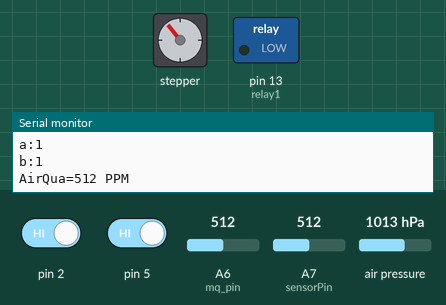
The sketch below on a simulated Arduino Nano, built with avr-gcc and run on an emulated ATmega328P. Shown: stepper motor, switched loads named in the sketch (green lamp = pin HIGH), the last lines printed to the serial monitor. Wiring (inferred from the names in the program): stepper motor driver (200 steps per turn assumed): step pin 7; direction pin 6. Inputs (shaded band) come from the test bench; at power-on: A7 (sensorPin) = 512, pin 2 HIGH, air pressure 1013 hPa, pin 5 HIGH, A6 (mq_pin) = 512. Pins used as bus, display or sensor lines are not drawn.

Above: at 1.29 s.
1.3 s: A7 (sensorPin) set to 0
At 2.06 s:
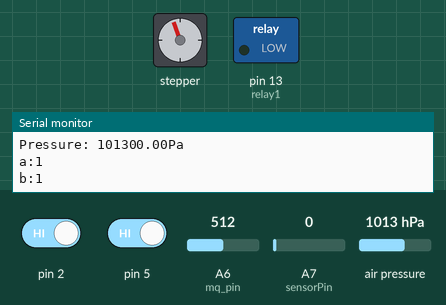
4.3 s: pin 2 driven LOW
At 4.9 s:
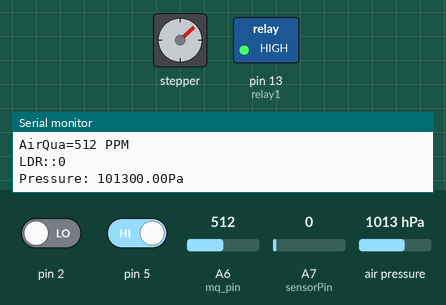
5.8 s: A7 (sensorPin) set to 89
8.8 s: A7 (sensorPin) set to 106
At 9.38 s:
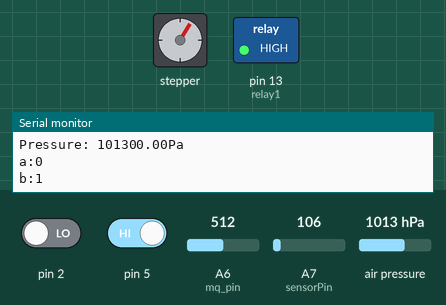
11.8 s: air pressure set to 952 hPa
14.8 s: pin 5 driven LOW
At 15.4 s:
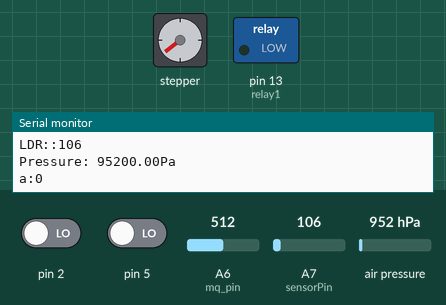
Timing chart, 0 to 17.3 s (numbered marks = the images above; inputs shaded):
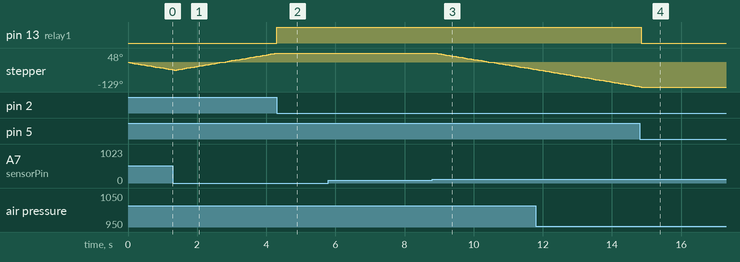

Measured:
- the behaviour switches between 100 and 101 on A7 (sensorPin) (found by bisection; images 2 and 3)
- after the input at 4.3 s, pin 13 (relay1): LOW → HIGH at once; stepper: goes on until 4.3 s, then stays 48°
- after the input at 8.8 s, stepper: keeps turning counter-clockwise at about 29°/s, starting after 0.08 s
- after the input at 14.8 s, pin 13 (relay1): HIGH → LOW at once; stepper: goes on until 14.8 s, then stays -129°

The sketch:

Texas_instrumentation.ino
```cpp
int a = 1;
int b = 1;

int sensorValue;
//int relay = 12;
int relay1 = 13;
const int mq_pin = A6;  /* mq O/P pin */
int sensorPin = A7; // select the input pin for LDR
int c = 0; // variable to store the value coming from the sensor

#include "Seeed_BME280.h"
#include <Wire.h>
BME280 bme280;

void setup() {
  pinMode(6, OUTPUT); //direction
  pinMode(7, OUTPUT);//step
  digitalWrite(6, HIGH); //HIGH - forward;
  digitalWrite(7, LOW);
  pinMode(2, INPUT);
  pinMode(5, INPUT);
  bme280.init();
  Serial.begin(9600);


  //pinMode (relay, OUTPUT);
  pinMode (relay1, OUTPUT);// Define port attribute is output;
 // digitalWrite(relay, HIGH);
}

void loop() {

 // digitalWrite(relay1, HIGH);


  sensorValue = analogRead(mq_pin );       // read analog input pin 0
  Serial.print("AirQua=");
  Serial.print(sensorValue, DEC);               // prints the value read
  Serial.println(" PPM");
  c = analogRead(sensorPin); // read the value from the sensor
  Serial.print("LDR::");
  Serial.println(c); //prints the values coming from the sensor on the screen

   //get and print temperatures
//  Serial.print("Temp: ");
//  Serial.print(bme280.getTemperature());
//  Serial.println("C");
//
//  get and print atmospheric pressure data
 float pressure;
  Serial.print("Pressure: ");
  Serial.print(pressure = bme280.getPressure());
  Serial.println("Pa");
//
//
//  //get and print humidity data
//  Serial.print("Humidity: ");
//  Serial.print(bme280.getHumidity());
//  Serial.println("%");

  Serial.print("a:");
  Serial.println(a);

  Serial.print("b:");
  Serial.println(b);
  // read c - temprature;
  if (a == 1 && c <= 100) {
    forward();
  }
  else if ( b == 1 && c > 100) {
    backward();
  }
  else {
    stopped();

  }

}

void forward() {
  digitalWrite(6, HIGH); //HIGH - forward;
  digitalWrite(7, HIGH);
  delayMicroseconds(500);
  digitalWrite(7, LOW);
  //delayMicroseconds(500);
  a = digitalRead(2);
  b = digitalRead(5);

  if (a == 0) {
//    digitalWrite(relay, LOW);
//    Serial.println("solenoid 1 on");
    digitalWrite(relay1, HIGH);
    Serial.println("solenoid 2 off");
  }


}

void backward() {
  digitalWrite(6, LOW);
  digitalWrite(7, HIGH);
  delayMicroseconds(500);
  digitalWrite(7, LOW);
 // delayMicroseconds(500);
  a = digitalRead(2);
  b = digitalRead(5);
  if (b == 0) {
    digitalWrite(relay1, LOW);
    Serial.println("solenoid 2 on");
//    digitalWrite(relay, HIGH);
//    Serial.println("solenoid 1 off");
    // delay(2000);
  }

}

void stopped() {
  digitalWrite(7, LOW);
  a = digitalRead(2);
  b = digitalRead(5);
}
```
